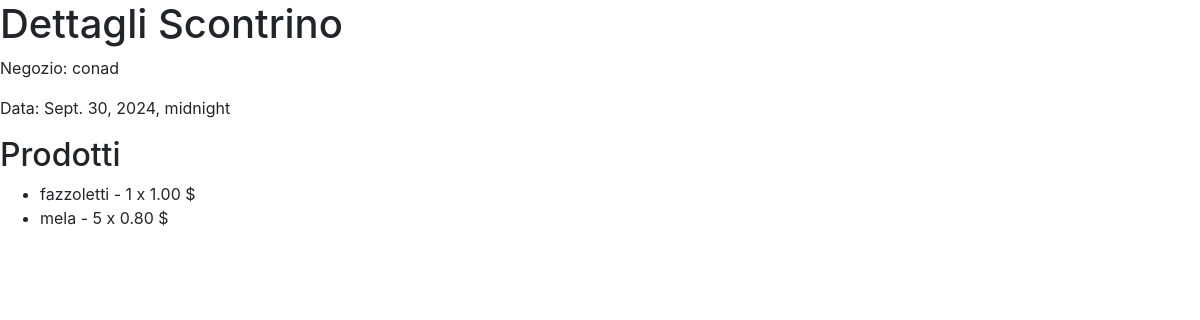
Page /scontrini/dettagli/16/ (signed in) on the committed database.
### scontrini/models.py (models this page shows, shortened)
class Scontrino(models.Model):
    utente = models.ForeignKey(User, on_delete=models.CASCADE)
    negozio = models.ForeignKey(Negozio, on_delete=models.CASCADE)
    data = models.DateTimeField()
    totale = models.DecimalField(
        max_digits=10, decimal_places=2, default=0.00)  # Aggiungi questo campo
    class Meta:
        verbose_name_plural = 'Scontrini'

class Negozio(models.Model):
    nome = models.CharField(max_length=100)
    recensione_media = models.FloatField(null=True, blank=True)
    class Meta:
        verbose_name_plural = 'Negozi'

class ListaProdotti(models.Model):
    scontrino = models.ForeignKey(
        Scontrino, on_delete=models.CASCADE, related_name='prodotti')
    prodotto = models.ForeignKey(Prodotto, on_delete=models.CASCADE)
    quantita = models.IntegerField()
    prezzo_unitario = models.DecimalField(max_digits=6, decimal_places=2)
    class Meta:
        verbose_name_plural = 'ListaProdotti'

class Prodotto(models.Model):
    nome = models.CharField(max_length=100)
    class Meta:
        verbose_name_plural = 'Prodotti'

### scontrini/views.py (the view)
@login_required
def dettagli_scontrino(request, scontrino_id):
    scontrino = get_object_or_404(
        Scontrino, id=scontrino_id, utente=request.user)
    prodotti = scontrino.prodotti.all()
    return render(request, 'scontrini/dettagli_scontrino.html', {'scontrino': scontrino, 'prodotti': prodotti})

### scontrini/templates/scontrini/dettagli_scontrino.html (shortened to what this page needs)
{% extends 'base.html' %}
{% block content %}
    <h1>Dettagli Scontrino</h1>
    <p>Negozio: {{ scontrino.negozio.nome }}</p>
    <p>Data: {{ scontrino.data }}</p>
    <h2>Prodotti</h2>
    <ul>
        {% for prodotto in prodotti %}
            <li>{{ prodotto.prodotto.nome }} - {{ prodotto.quantita }} x {{ prodotto.prezzo_unitario }} $</li>
        {% endfor %}
    </ul>
{% endblock %}

### rows in the picture
Scontrino: negozio.nome "conad", data "Sept. 30, 2024, midnight"
ListaProdotti: prodotto.nome "fazzoletti", quantita "1", prezzo_unitario "1.00"
ListaProdotti: prodotto.nome "mela", quantita "5", prezzo_unitario "0.80"
